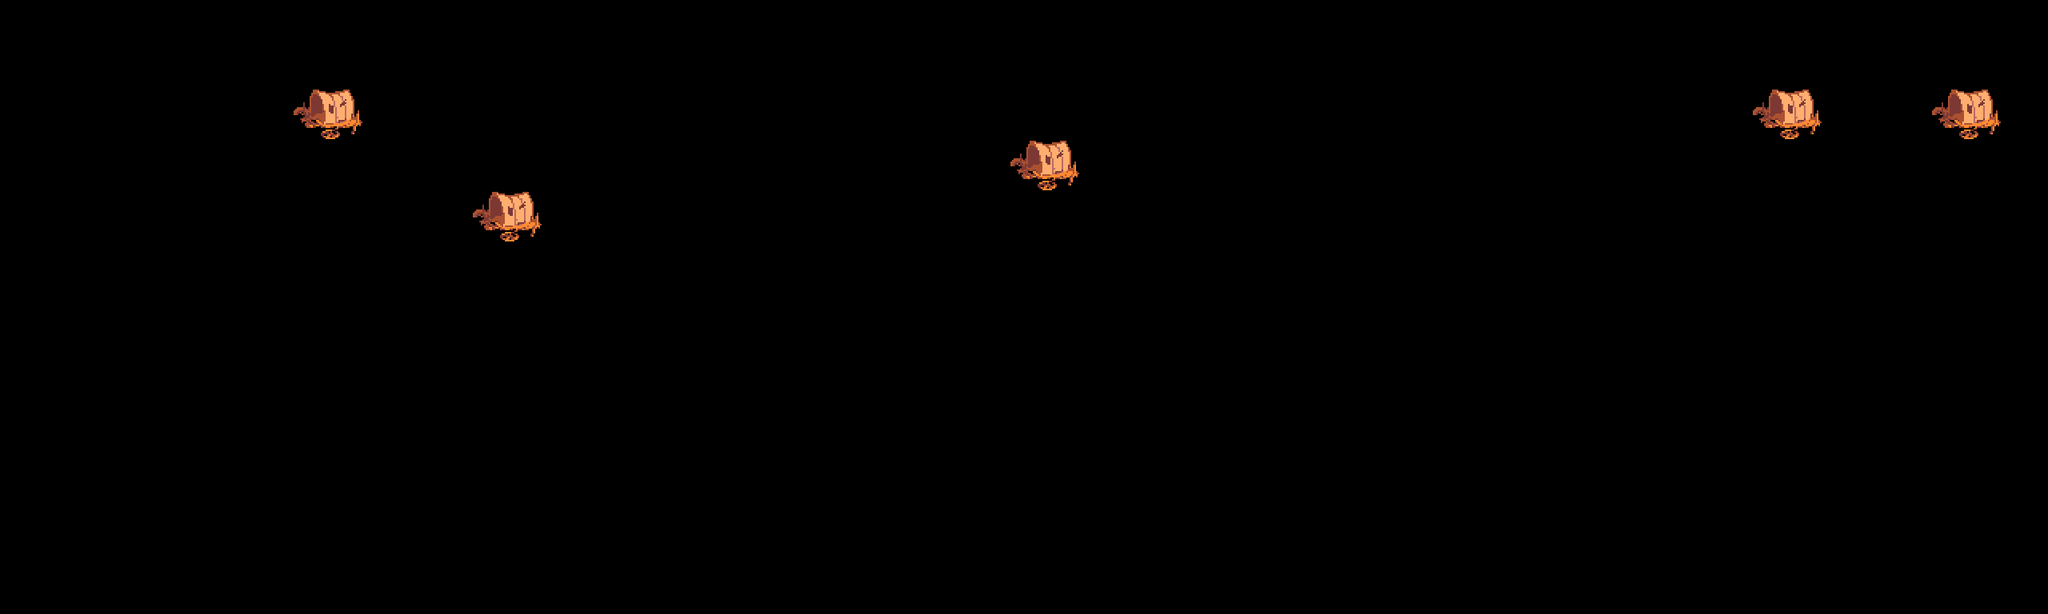

This is a level from a 2D game, rendered from its Tiled map with the project's own tilesets. A one-line summary and the complete map file follow:
An orthogonal 80x24 tile map with 32x32 px tiles, 1 tile layer (floor), 2 tilesets and 7 objects (3x enemyblue, 2x goblin, player, skater).

<map version="1.10" tiledversion="1.10.2" orientation="orthogonal" renderorder="right-down" width="80" height="24" tilewidth="32" tileheight="32" infinite="0" nextlayerid="4" nextobjectid="27">
 <tileset firstgid="1" source="stage1.tsx" />
 <tileset firstgid="257" source="stage3.tsx" />
 <layer id="2" name="floor" width="80" height="24">
  <data encoding="csv">
257,257,257,257,257,257,257,257,257,257,257,257,257,257,257,257,257,257,257,257,257,257,257,257,257,257,257,257,257,257,257,257,257,257,257,257,257,257,257,257,257,257,257,257,257,257,257,257,257,257,257,257,257,257,257,257,257,257,257,257,257,257,257,257,257,257,257,257,257,257,257,257,257,257,257,257,257,257,257,257,
257,257,257,257,257,257,257,257,257,257,257,257,257,257,257,257,257,257,257,257,257,257,257,257,257,257,257,257,257,257,257,257,257,257,257,257,257,257,257,257,257,257,257,257,257,257,257,257,257,257,257,257,257,257,257,257,257,257,257,257,257,257,257,257,257,257,257,257,257,257,257,257,257,257,257,257,257,257,257,257,
257,257,257,257,257,257,257,257,257,257,257,257,257,257,257,257,257,257,257,257,257,257,257,257,257,257,257,257,257,257,257,257,257,257,257,257,257,257,257,257,257,257,257,257,257,257,257,257,257,257,257,257,257,257,257,257,257,257,257,257,257,257,257,257,257,257,257,257,257,257,257,257,257,257,257,257,257,257,257,257,
257,257,257,257,257,257,257,257,257,257,257,1,66,67,1,257,257,257,257,257,257,257,257,257,257,257,257,257,257,257,257,257,257,257,257,257,257,257,257,257,257,257,257,257,257,257,257,257,257,257,257,257,257,257,257,257,257,257,257,257,257,257,257,257,257,257,257,257,1,66,67,1,257,257,257,1,66,67,1,257,
257,257,0,0,0,0,0,0,0,0,0,81,82,83,84,0,0,0,0,0,0,0,0,0,0,0,0,0,0,0,0,0,0,0,0,0,0,0,0,0,0,0,0,0,0,0,0,0,0,0,0,0,0,0,0,0,0,0,0,0,0,0,0,0,0,0,0,0,81,82,83,84,0,0,0,81,82,83,84,257,
257,257,0,0,0,0,0,0,0,0,0,97,98,99,100,0,0,0,0,0,0,0,0,0,0,0,0,0,0,0,0,0,0,0,0,0,0,0,0,65,66,67,68,0,0,0,0,0,0,0,0,0,0,0,0,0,0,0,0,0,0,0,0,0,0,0,0,0,97,98,99,0,0,0,0,97,98,99,1,257,
257,257,0,0,0,0,0,0,0,0,0,0,0,0,0,0,0,0,0,0,0,0,0,0,0,0,0,0,0,0,0,0,0,0,0,0,0,0,0,81,82,83,84,0,0,0,0,0,0,0,0,0,0,0,0,0,0,0,0,0,0,0,0,0,0,0,0,0,0,0,0,0,0,0,0,0,0,0,1,257,
257,257,0,0,0,0,0,0,0,0,0,0,0,0,0,0,0,0,65,66,67,68,0,0,0,0,0,0,0,0,0,0,0,0,0,0,0,0,0,97,98,99,100,0,0,0,0,0,0,0,0,0,0,0,0,0,0,0,0,0,0,0,0,0,0,0,0,0,0,0,0,0,0,0,0,0,0,0,1,257,
257,257,0,0,0,0,0,0,0,0,0,0,0,0,0,0,0,0,81,82,83,84,0,0,0,0,0,0,0,0,0,0,0,0,0,0,0,0,0,0,0,0,0,0,0,0,0,0,0,0,0,0,0,0,0,0,0,0,0,0,0,0,0,0,0,0,0,0,0,0,0,0,0,0,0,0,0,0,1,257,
257,257,257,257,257,257,257,257,257,257,257,257,257,257,257,257,257,257,1,98,99,1,257,257,257,257,257,257,257,257,257,257,257,257,257,257,257,257,257,257,257,257,257,257,257,257,257,257,257,257,257,257,257,257,257,257,257,257,257,257,257,257,257,257,257,257,257,257,257,257,257,257,257,257,257,257,257,257,257,257,
257,257,257,257,257,257,257,257,257,257,257,257,257,257,257,257,257,257,257,257,257,257,257,257,257,257,257,257,257,257,257,257,257,257,257,257,257,257,257,257,257,257,257,257,257,257,257,257,257,257,257,257,257,257,257,257,257,257,257,257,257,257,257,257,257,257,257,257,257,257,257,257,257,257,257,257,257,257,257,257,
0,0,0,0,0,0,0,0,0,0,0,0,0,0,0,0,0,0,0,0,0,0,0,0,0,0,0,0,0,0,0,0,0,0,0,0,0,0,0,0,0,0,0,0,0,0,0,0,0,0,0,0,0,0,0,0,0,0,0,0,0,0,0,0,0,0,0,0,0,0,0,0,0,0,0,0,0,0,0,0,
0,0,0,0,0,0,0,0,0,0,0,0,0,0,0,0,0,0,0,0,0,0,0,0,0,0,0,0,0,0,0,0,0,0,0,0,0,0,0,0,0,0,0,0,0,0,0,0,0,0,0,0,0,0,0,0,0,0,0,0,0,0,0,0,0,0,0,0,0,0,0,0,0,0,0,0,0,0,0,0,
0,0,0,0,0,0,0,0,0,0,0,0,0,0,0,0,0,0,0,0,0,0,0,0,0,0,0,0,0,0,0,0,0,0,0,0,0,0,0,0,0,0,0,0,0,0,0,0,0,0,0,0,0,0,0,0,0,0,0,0,0,0,0,0,0,0,0,0,0,0,0,0,0,0,0,0,0,0,0,0,
0,0,0,0,0,0,0,0,0,0,0,0,0,0,0,0,0,0,0,0,0,0,0,0,0,0,0,0,0,0,0,0,0,0,0,0,0,0,0,0,0,0,0,0,0,0,0,0,0,0,0,0,0,0,0,0,0,0,0,0,0,0,0,0,0,0,0,0,0,0,0,0,0,0,0,0,0,0,0,0,
0,0,0,0,0,0,0,0,0,0,0,0,0,0,0,0,0,0,0,0,0,0,0,0,0,0,0,0,0,0,0,0,0,0,0,0,0,0,0,0,0,0,0,0,0,0,0,0,0,0,0,0,0,0,0,0,0,0,0,0,0,0,0,0,0,0,0,0,0,0,0,0,0,0,0,0,0,0,0,0,
0,0,0,0,0,0,0,0,0,0,0,0,0,0,0,0,0,0,0,0,0,0,0,0,0,0,0,0,0,0,0,0,0,0,0,0,0,0,0,0,0,0,0,0,0,0,0,0,0,0,0,0,0,0,0,0,0,0,0,0,0,0,0,0,0,0,0,0,0,0,0,0,0,0,0,0,0,0,0,0,
0,0,0,0,0,0,0,0,0,0,0,0,0,0,0,0,0,0,0,0,0,0,0,0,0,0,0,0,0,0,0,0,0,0,0,0,0,0,0,0,0,0,0,0,0,0,0,0,0,0,0,0,0,0,0,0,0,0,0,0,0,0,0,0,0,0,0,0,0,0,0,0,0,0,0,0,0,0,0,0,
0,0,0,0,0,0,0,0,0,0,0,0,0,0,0,0,0,0,0,0,0,0,0,0,0,0,0,0,0,0,0,0,0,0,0,0,0,0,0,0,0,0,0,0,0,0,0,0,0,0,0,0,0,0,0,0,0,0,0,0,0,0,0,0,0,0,0,0,0,0,0,0,0,0,0,0,0,0,0,0,
0,0,0,0,0,0,0,0,0,0,0,0,0,0,0,0,0,0,0,0,0,0,0,0,0,0,0,0,0,0,0,0,0,0,0,0,0,0,0,0,0,0,0,0,0,0,0,0,0,0,0,0,0,0,0,0,0,0,0,0,0,0,0,0,0,0,0,0,0,0,0,0,0,0,0,0,0,0,0,0,
0,0,0,0,0,0,0,0,0,0,0,0,0,0,0,0,0,0,0,0,0,0,0,0,0,0,0,0,0,0,0,0,0,0,0,0,0,0,0,0,0,0,0,0,0,0,0,0,0,0,0,0,0,0,0,0,0,0,0,0,0,0,0,0,0,0,0,0,0,0,0,0,0,0,0,0,0,0,0,0,
0,0,0,0,0,0,0,0,0,0,0,0,0,0,0,0,0,0,0,0,0,0,0,0,0,0,0,0,0,0,0,0,0,0,0,0,0,0,0,0,0,0,0,0,0,0,0,0,0,0,0,0,0,0,0,0,0,0,0,0,0,0,0,0,0,0,0,0,0,0,0,0,0,0,0,0,0,0,0,0,
0,0,0,0,0,0,0,0,0,0,0,0,0,0,0,0,0,0,0,0,0,0,0,0,0,0,0,0,0,0,0,0,0,0,0,0,0,0,0,0,0,0,0,0,0,0,0,0,0,0,0,0,0,0,0,0,0,0,0,0,0,0,0,0,0,0,0,0,0,0,0,0,0,0,0,0,0,0,0,0,
0,0,0,0,0,0,0,0,0,0,0,0,0,0,0,0,0,0,0,0,0,0,0,0,0,0,0,0,0,0,0,0,0,0,0,0,0,0,0,0,0,0,0,0,0,0,0,0,0,0,0,0,0,0,0,0,0,0,0,0,0,0,0,0,0,0,0,0,0,0,0,0,0,0,0,0,0,0,0,0
</data>
 </layer>
 <objectgroup id="3" name="Object Layer 1">
  <object id="16" name="enemyblue" x="804" y="266.667">
   <point />
  </object>
  <object id="19" name="player" x="260.667" y="212">
   <point />
  </object>
  <object id="20" name="goblin" x="1648.67" y="268">
   <point />
  </object>
  <object id="21" name="skater" x="2192" y="219.333">
   <point />
  </object>
  <object id="23" name="goblin" x="1514" y="191.333">
   <point />
  </object>
  <object id="24" name="enemyblue" x="965.333" y="220">
   <point />
  </object>
  <object id="25" name="enemyblue" x="1105.33" y="174">
   <point />
  </object>
 </objectgroup>
</map>
